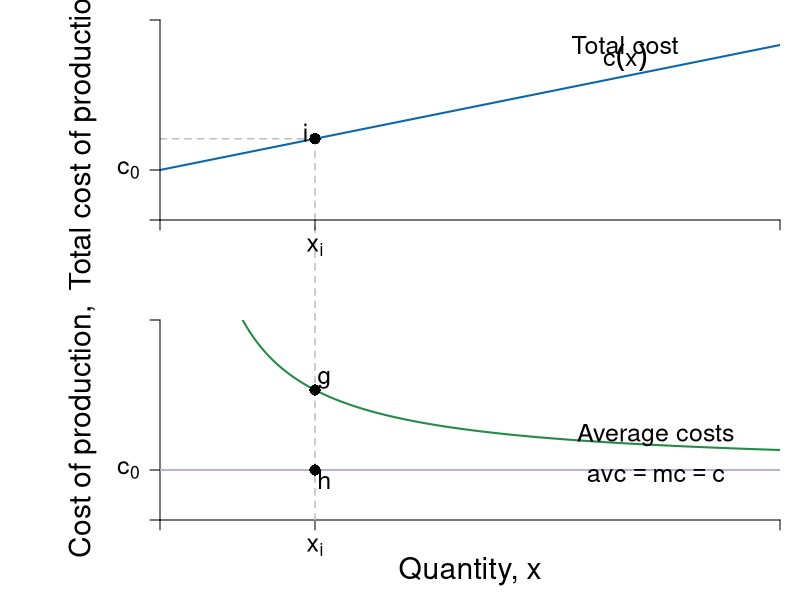

The R script that drew this image:
#Graph Designer: Scott Cohn
#Authors: Bowles and Halliday
#Title: Microeconomics: Competition, Conflict and Coordination

require(shape)
pdf(file = "firmmarketsupply/tc_ac_mc_stacked_linear.pdf", width = 9, height = 12)

#Set parameters for graphics
axislabelsize <- 1.8
labelsize <- 1.5
namesize <- 1.8
annotatesize <- 1.5
graphlinewidth <- 2
segmentlinewidth <- 1.5

COL <- c("#7fc97f", "#beaed4", "#fdc086", "#ffff99", "#386cb0", "#f0027f", "#bf5b17", "#666666")
COLA <- c("#99d8c9","#66c2a4","#41ae76", "#238b45", "#005824")
COLB <- c("#4eb3d3", "#2b8cbe", "#0868ac","#084081")

#Edited the margins to cater for the larger LHS labels
par(mar =  c(4, 8, 1, 1), mfrow = c(2, 1))


totalcost <- function(x, c0 = 10, c1 = 2){
  c0 + c1*x
}

avgcost <- function(x, c0 = 10, c1 = 2){
  totalcost/x
}

avgvarcost <- function(x,  c1 = 2){
  c1
}

marginalcost <- function(x, c1 = 2){
  c1
}

mcline <- function(x, constant = 0.3181472, slope = 0.125){
  constant + slope*x
}



# total cost --------------------------------------------------------------


xlims <- c(0, 10)
ylims <- c(0, 8)

npts <- 501 
x <- seq(xlims[1], xlims[2], length.out = npts)
y <- seq(ylims[1], ylims[2], length.out = npts) 
a <- c(13, 16.75, 19.25)

plot(0, 0, xlim = xlims, ylim = ylims, type = "n",
     xlab = expression(paste("")),
     ylab = expression(paste("")), 
     xaxt = "n", 
     yaxt = "n", 
     cex.lab = axislabelsize, 
     bty = "n",
     xaxs = "i", 
     yaxs = "i")

# Choose x_i

i <- c(2, 2.5, 3, 3.5, 4)
xi <- i[2]

ticksy <- c(0, 2, totalcost(x = xi, c0 = 10, c1 = 2), ylims[2])
ylabels <- c(NA, expression(paste(c[0])), expression(paste(c[i])), NA)
ticksx <- c(0, xi, xlims[2])
xlabels <- c(NA, expression(paste(x[i])), NA)

npts <- 500 
xx1 <- seq(xlims[1], xlims[2], length.out = npts)
xx3 <- seq(xi - 1.5, xi + 1.5, length.out = npts)
xx4 <- seq(4.82456, 7.82456, length.out = npts)

# Total Cost curve
lines(xx1, totalcost(xx1, c0 = 2, c1 = 0.5), col = COLB[3], lwd = graphlinewidth)

# Label the axes
text(-1.25, 0.5*ylims[2], expression(paste("Total cost of production, ", c)), xpd = TRUE, cex = axislabelsize, srt = 90) 

# Segments
segments(xi, -50, xi, totalcost(xi, c0 = 2, c1 = 0.5), lty = 2, col = "grey", lwd = segmentlinewidth, xpd = TRUE)
segments(0, totalcost(xi, c0 = 2, c1 = 0.5), xi, totalcost(xi, c0 = 2, c1 = 0.5), lty = 2, col = "grey", lwd = segmentlinewidth)

# Add point and label
points(xi, totalcost(x = xi, c0 = 2, c1 = 0.5), pch = 16, col = "black", cex = 1.5)
text(xi - 0.15, totalcost(x = xi, c0 = 2, c1 = 0.5) + 0.25, expression("i"), cex = annotatesize)

#Label the cost curve
text(7.5, 7.0, expression("Total cost"), cex = annotatesize)
text(7.5, 6.5, expression(c(x)), cex = annotatesize)

# Axis Labels
axis(1, at = ticksx, pos = 0, labels = xlabels, cex.axis = labelsize)
axis(2, at = ticksy, pos = 0, labels = ylabels, las = 1, cex.axis = labelsize)

# ac & mc -----------------------------------------------------------------

avgcost <- function(x,  c0 = 2, c1 = 0.05){
  (c0 + c1*x)/x
}

marginalcost <- function(x, c1 = 0.05){
  0*x + c1 
}

xlims <- c(0, 10)
ylims <- c(0, 2)

npts <- 501 
x <- seq(xlims[1], xlims[2], length.out = npts)
y <- seq(ylims[1], ylims[2], length.out = npts) 
a <- c(13, 16.75, 19.25)

plot(0, 0, xlim = xlims, ylim = ylims, type = "n",
     xlab = expression(paste("")),
     ylab = expression(paste("")), 
     xaxt = "n", 
     yaxt = "n", 
     cex.lab = axislabelsize, 
     bty = "n",
     xaxs = "i", 
     yaxs = "i")


ticksy <- c(0, 0.5, ylims[2])
ylabels <- c(NA, expression(paste(c[0])), NA)
ticksx <- c(0, xi, xlims[2])
xlabels <- c(NA, expression(paste(x[i])), NA)

axis(1, at = ticksx, pos = 0, labels = xlabels, cex.axis = labelsize)
axis(2, at = ticksy, pos = 0, labels = ylabels, las = 1, cex.axis = labelsize)

npts <- 500 
xx1 <- seq(xlims[1], xlims[2], length.out = npts)
xx3 <- seq(4, 8, length.out = npts)
xx4 <- seq(xlims[1], 6.32456, length.out = npts)
xx5 <- seq(6.32456, xlims[2], length.out = npts)

text(-1.25, 0.5*ylims[2], expression(paste("Cost of production, ", c)), xpd = TRUE, cex = axislabelsize, srt = 90) 
mtext(expression(paste("Quantity, ", x)), side = 1, line = 2.5, cex = axislabelsize)

# segments
segments(xi, 0, xi, ylims[2] + 1, lty = 2, col = "grey", lwd = segmentlinewidth, xpd = TRUE)

# AC
lines(x, avgcost(x, c0 = 2, c1 = 0.5), col = COLA[4], lwd = graphlinewidth)

# AVC = MC
lines(x, marginalcost(x, c1 = 0.5), col = COL[2], lwd = graphlinewidth)

# Add point and label
points(xi, marginalcost(xi, c1 = 0.5), pch = 16, col = "black", cex = 1.5)
text(xi + 0.15, marginalcost(xi, c1 = 0.5) - 0.1, expression("h"), cex = annotatesize)

points(xi, avgcost(xi, c0 = 2, c1 = 0.5), pch = 16, col = "black", cex = 1.5)
text(xi + 0.15, avgcost(xi, c0 = 2, c1 = 0.5) + 0.1, expression("g"), cex = annotatesize)

# Label curves
text(0.8*xlims[2], 0.85, expression("Average costs"), cex = annotatesize)
text(0.8*xlims[2], 0.45, expression(paste(avc == mc, phantom() == c)), cex = annotatesize)

dev.off()
